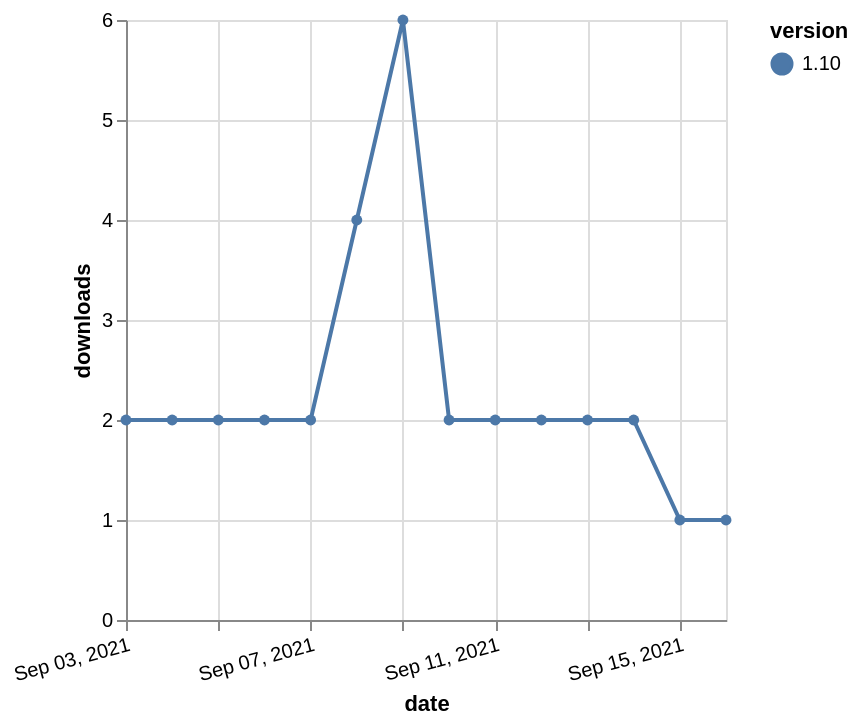

Specify this chart in Vega-Lite:
### Vega-Lite specification from a JSON file in a GitHub repository (floating-point values rounded to 4 significant figures)
{"$schema": "https://vega.github.io/schema/vega-lite/v5.json", "description": "A simple bar chart with embedded data.", "data": {"values": [{"date": "2021-09-03", "total": 543, "delta": 2, "version": "1.10"}, {"date": "2021-09-04", "total": 545, "delta": 2, "version": "1.10"}, {"date": "2021-09-05", "total": 547, "delta": 2, "version": "1.10"}, {"date": "2021-09-06", "total": 549, "delta": 2, "version": "1.10"}, {"date": "2021-09-07", "total": 551, "delta": 2, "version": "1.10"}, {"date": "2021-09-08", "total": 555, "delta": 4, "version": "1.10"}, {"date": "2021-09-09", "total": 561, "delta": 6, "version": "1.10"}, {"date": "2021-09-10", "total": 563, "delta": 2, "version": "1.10"}, {"date": "2021-09-11", "total": 565, "delta": 2, "version": "1.10"}, {"date": "2021-09-12", "total": 567, "delta": 2, "version": "1.10"}, {"date": "2021-09-13", "total": 569, "delta": 2, "version": "1.10"}, {"date": "2021-09-14", "total": 571, "delta": 2, "version": "1.10"}, {"date": "2021-09-15", "total": 572, "delta": 1, "version": "1.10"}, {"date": "2021-09-16", "total": 573, "delta": 1, "version": "1.10"}]}, "width": "container", "mark": {"type": "line", "point": {"filled": true}}, "encoding": {"x": {"field": "date", "type": "temporal", "timeUnit": "yearmonthdate", "title": "date", "axis": {"labelAngle": -15}}, "y": {"field": "delta", "type": "quantitative", "title": "downloads"}, "color": {"field": "version", "type": "nominal"}, "tooltip": {"field": "delta"}}}
